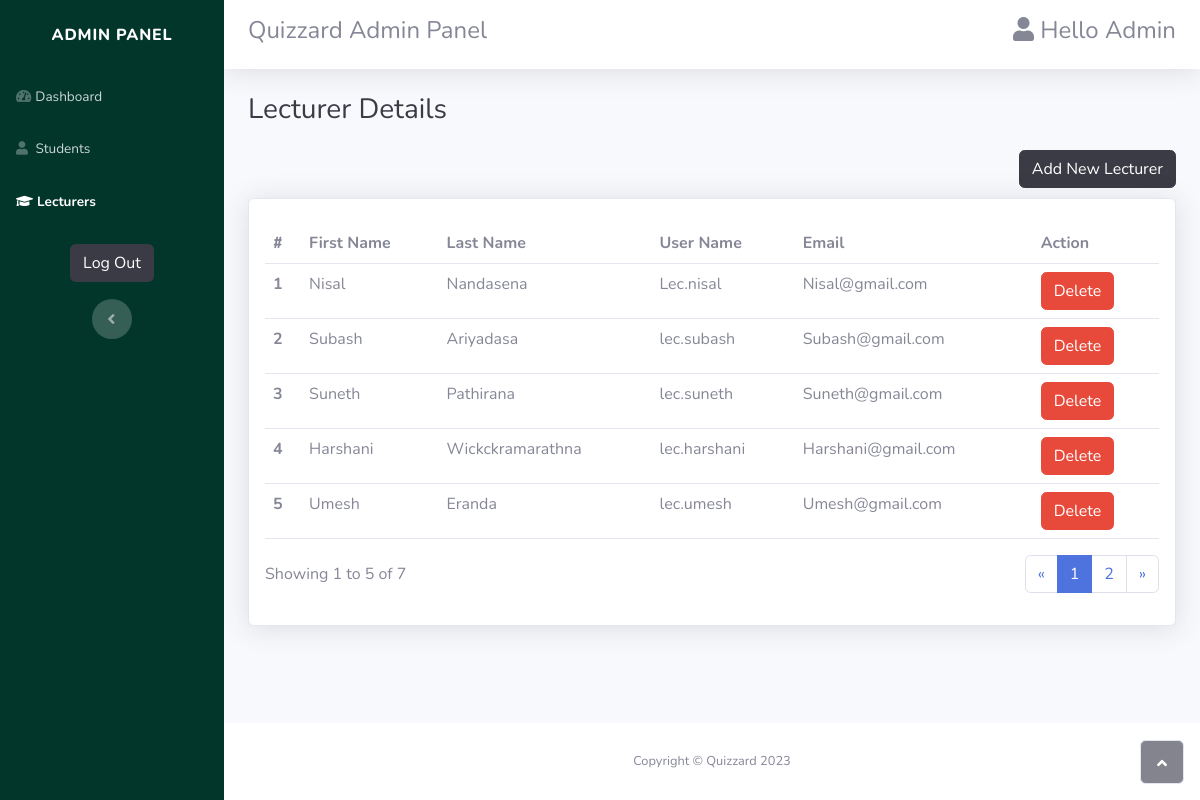
Screenshot of /admin_lecturers.php (signed in) with the database file from the repository.
### tables this page shows
CREATE TABLE `user_detail` (
  `User_Details_ID` int(11) NOT NULL,
  `User_ID` int(11) DEFAULT NULL,
  `First_Name` varchar(64) NOT NULL,
  `Last_Name` varchar(64) NOT NULL,
  `Email` varchar(64) NOT NULL
);

CREATE TABLE `user` (
  `User_ID` int(11) NOT NULL,
  `User_Name` varchar(64) NOT NULL,
  `Password` varchar(64) NOT NULL,
  `User_Role` varchar(64) DEFAULT 'Student'
);

### classes/Admin.php (called while the page is built, shortened)
<?php
class Admin
{
    public static function getLecturers()
    {
        $dbcon = new DBConnector;
        $con = $dbcon->getConnection();
        try {
            $query = "SELECT * FROM User, User_Detail WHERE User.User_ID = User_Detail.User_ID AND User_Role = ?;";
            $pstmt = $con->prepare($query);
            $pstmt->bindValue(1, "Lecturer");
            $pstmt->execute();
            $rs = $pstmt->fetchAll(PDO::FETCH_BOTH);
            return $rs;
        } catch (PDOException $e) {
            echo 'Error: ' . $e->getMessage();
        }
    }
}

### admin_lecturers.php (the view, shortened to what this page needs)
<?php
include_once 'header.php';
require_once 'classes/Admin.php';
$rs = Admin::getLecturers();
    if (isset($_GET['page'])) {
        $page = $_GET['page'];
    } else {
        $page = 1;
    }
    $results_per_page = 5;
    $page_first_result = ($page - 1) * $results_per_page;
    $number_of_result = count($rs);
    $number_of_page = ceil($number_of_result / $results_per_page);
?>
<div class="container-fluid">
    <h3 class="text-dark mb-4">Lecturer Details</h3>
    <button class="btn btn-dark" type="submit" data-bs-toggle="modal" data-bs-target="#addNewLecturer"
        style="float: right;">Add New Lecturer</button>
        <div class="card shadow">
            <div class="card-body">
                <form action="" method="POST">
                    <div class="table-responsive table mt-2" id="dataTable" role="grid"
                        aria-describedby="dataTable_info">
                        <table class="table my-0" id="dataTable">
                            <thead>
                                <tr>
                                    <th><b>#</b></th>
                                    <th>First Name</th>
                                    <th>Last Name</th>
                                    <th>User Name</th>
                                    <th>Email</th>
                                    <th>Action</th>
                                </tr>
                            </thead>
                            <tbody>
                            <?php
                                            if (count($rs) > 0) {
                                                for ($i = $page_first_result; $i < $page_first_result + $results_per_page; $i++) {
                                                    $row = $rs[$i];
                                            ?>
                                                    <tr>
                                                        <td><b><?php echo $i + 1; ?></b></td>
                                                        <td><?php echo $row['First_Name']; ?></td>
                                                        <td><?php echo $row['Last_Name']; ?></td>
                                                        <td><?php echo $row['User_Name']; ?></td>
                                                        <td><?php echo $row['Email']; ?></td>
                                                        <td><a type="button" class="btn btn-danger" href="includes/admin.inc.php?target=lecturer&userId=<?php echo $row['User_ID']; ?>" name="delete">Delete</a></td>
                                                    </tr>
                                                <?php
                                                }
                                            } else {
                                                ?>
                                                <tr>
                                                    <td colspan="6">No data found</td>
                                                </tr>
                                            <?php
                                            }
                                            ?>
                            </tbody>
                        </table>
                    </div>
                </form>
                <div class="row">
                                <div class="col-md-6 align-self-center">
                                    <p id="dataTable_info" class="dataTables_info" role="status" aria-live="polite">Showing <?php echo $page_first_result + 1; ?> to <?php echo $page_first_result + $results_per_page; ?> of <?php echo count($rs); ?></p>
                                </div>
                                <div class="col-md-6">
                                    <nav class="d-lg-flex justify-content-lg-end dataTables_paginate paging_simple_numbers">
                                        <ul class="pagination">
                                            <li class="page-item">
                                                <a class="page-link" aria-label="Previous" href="admin_lecturers.php?page=<?php echo $page - 1; ?>">
                                                    <span aria-hidden="true">«</span>
                                                </a>
                                            </li>
                                            <?php
                                            for ($i = 1; $i <= $number_of_page; $i++) {
                                                if ($i == $page) {
                                            ?>
                                                    <li class="page-item">
                                                        <a class="page-link active" href="admin_lecturers.php?page=<?php echo $i; ?>"><?php echo $i; ?></a>
                                                    </li>
                                                <?php
                                                } else {
                                                ?>
                                                    <li class="page-item">
                                                        <a class="page-link" href="admin_lecturers.php?page=<?php echo $i; ?>"><?php echo $i; ?></a>
                                                    </li>
                                            <?php
                                                }
                                            }
                                            ?>
                                            <li class="page-item">
                                                <a class="page-link" aria-label="Next" href="admin_lecturers.php?page=<?php echo $page + 1; ?>">
                                                    <span aria-hidden="true">»</span>
                                                </a>
                                            </li>
                                        </ul>
                                    </nav>
                                </div>
                            </div>
            </div>
        </div>
</div>
</div>
<a class="border rounded d-inline scroll-to-top" href="#page-top"><i class="fas fa-angle-up"></i></a>
</body>
<?php
include_once 'footer.php';
?>

### rows the page displays
user_detail: First_Name "Nisal", Last_Name "Nandasena", User_ID.User_Name "Lec.nisal", Email "Nisal@gmail.com"
user_detail: First_Name "Subash", Last_Name "Ariyadasa", User_ID.User_Name "lec.subash", Email "Subash@gmail.com"
user_detail: First_Name "Suneth", Last_Name "Pathirana", User_ID.User_Name "lec.suneth", Email "Suneth@gmail.com"
user_detail: First_Name "Harshani", Last_Name "Wickckramarathna", User_ID.User_Name "lec.harshani", Email "Harshani@gmail.com"
user_detail: First_Name "Umesh", Last_Name "Eranda", User_ID.User_Name "lec.umesh", Email "Umesh@gmail.com"

### other values shown
$page_first_result + 1 "1"
$page_first_result + $results_per_page "5"
count($rs) "7"
